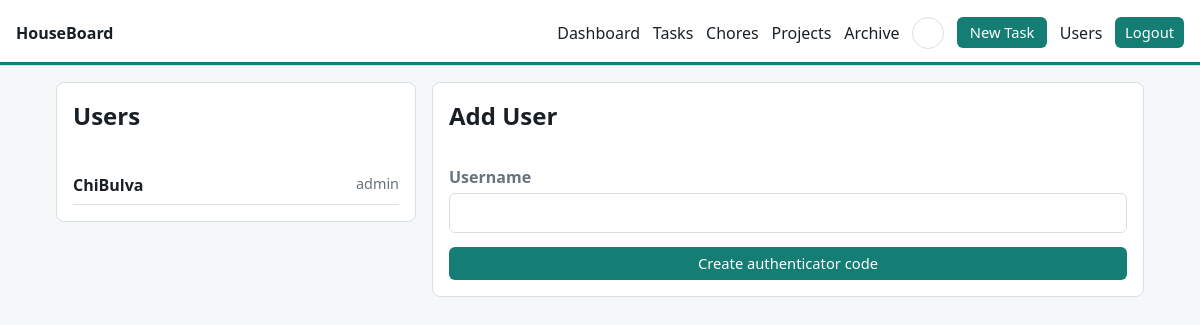
Page /users (signed in) on the earlier database version.
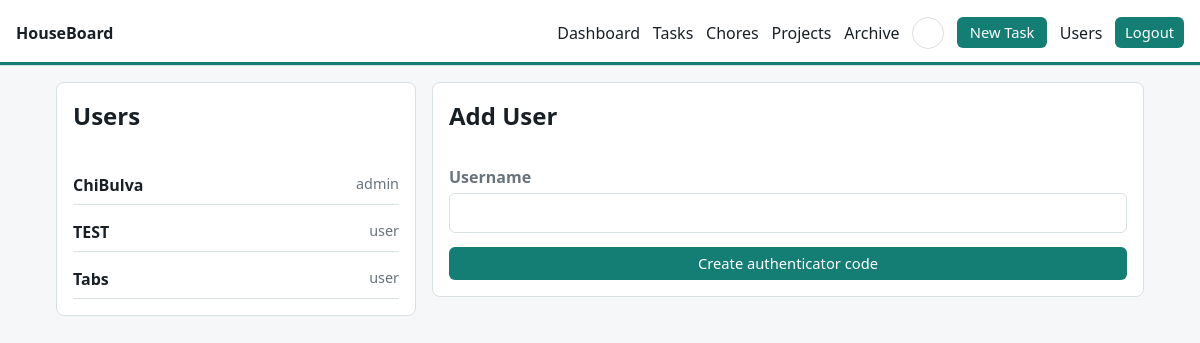
Same page on the later database version.
### app/models.py (models this page shows)
class User(Base):
    __tablename__ = "users"
    id: Mapped[int] = mapped_column(Integer, primary_key=True)
    username: Mapped[str] = mapped_column(String(80), unique=True, index=True)
    totp_secret: Mapped[str] = mapped_column(String(64))
    role: Mapped[str] = mapped_column(String(20), default="user")
    active: Mapped[bool] = mapped_column(Boolean, default=True)
    created_at: Mapped[datetime] = mapped_column(DateTime(timezone=True), default=utcnow)
    tasks: Mapped[list["Task"]] = relationship(back_populates="assignee")

### app/main.py (the view)
@app.get("/users", response_class=HTMLResponse)
def users_page(
    request: Request,
    user: User = Depends(require_admin),
    db: Session = Depends(get_db),
):
    users = db.scalars(select(User).order_by(User.username)).all()
    pending = request.session.get("new_user_secret")
    pending_username = request.session.get("new_user_username")
    return render(
        request,
        "users.html",
        {
            "user": user,
            "users": users,
            "pending_username": pending_username,
            "pending_secret": pending,
            "qr": qr_data_uri(provisioning_uri(pending_username, pending))
            if pending and pending_username
            else None,
            "uri": provisioning_uri(pending_username, pending)
            if pending and pending_username
            else None,
            "error": request.session.pop("user_error", None),
        },
    )

### app/templates/users.html (shortened to what this page needs)
{% extends "base.html" %}
{% block content %}
<section class="split">
  <div class="panel stack">
    <h1>Users</h1>
    <ul class="user-list">
      {% for person in users %}
        <li><strong>{{ person.username }}</strong><span>{{ person.role }}</span></li>
      {% endfor %}
    </ul>
  </div>
  <div class="panel stack">
    <h1>Add User</h1>
    {% if not pending_secret %}
      <form method="post" action="/users/start" class="stack">
        <label>Username <input name="username" required></label>
        <button type="submit">Create authenticator code</button>
      </form>
    {% endif %}
  </div>
</section>
{% endblock %}

### app/templates/base.html (shortened to what this page needs)
<!doctype html>
<html lang="en">
  <head>
    <link rel="stylesheet" href="/static/GrayPry_Globals.css">
    <link rel="stylesheet" href="/static/styles.css">
  </head>
  <body data-theme="{{ ui_theme }}"
        style="--row-scale: {{ ui_row_scale }}; --dashboard-col-chores: {{ ui_chores_col }}; --dashboard-col-main: {{ ui_main_col }}; --session-highlight: {{ ui_session_highlight }};">
    {% if user is defined %}
      <header class="topbar">
        <a class="brand" href="/dashboard">{{ app_name }}</a>
        <nav>
          <a href="/dashboard">Dashboard</a>
          <a href="/app">Tasks</a>
          <a href="/chores">Chores</a>
          <a href="/projects">Projects</a>
          <a href="/archive">Archive</a>
          <button class="settings-wheel" type="button" data-settings-open aria-label="Settings" title="Settings">⚙</button>
          <a class="nav-action" href="/tasks/new">New Task</a>
          {% if user.role == "admin" %}<a href="/users">Users</a>{% endif %}
          <form method="post" action="/logout"><button type="submit">Logout</button></form>
        </nav>
      </header>
    {% endif %}
    <main class="{% block main_class %}shell{% endblock %}">
      {% block content %}{% endblock %}
    </main>
  </body>
</html>

### app/static/GrayPry_Globals.css (style rules this page uses)
* { box-sizing: border-box }
body, html { height: 100%; margin: 0; font-family: Arial; }
button { font-family: Consolas,monaco,monospace; }

### app/static/styles.css (style rules this page uses)
:root { color-scheme: light; --bg: #f5f7f8; --panel: #ffffff; --text: #182026; --muted: #68737d; --line: #d9e0e4; --accent: #147d74; --accent-strong: #0f5f59; --danger: #ad3434; --done: #dfeee8; --row-scale: 1; --session-highlight: transparent; --radius-sm: 6px; --radius-md: 8px; --control-font-size: calc(0.92rem * var(--row-scale)); --control-py: calc(0.5rem * var(--row-scale)); --control-px: calc(0.78rem * var(--row-scale)); --control-py-compact: calc(0.4rem * var(--row-scale)); --control-px-compact: calc(0.62rem * var(--row-scale)); --dashboard-col-chores: minmax(250px, 0.65fr); --dashboard-col-main: minmax(520px, 1.55fr); --topbar-height: 66px; --task-row-height: 2.7rem; }
* { box-sizing: border-box; }
body { margin: 0; background: var(--bg); color: var(--text); font-family: system-ui, -apple-system, BlinkMacSystemFont, "Segoe UI", sans-serif; }
a { color: inherit; text-decoration: none; }
button, input, select, textarea { font: inherit; }
button { border: 0; border-radius: var(--radius-sm); background: var(--accent); color: white; padding: var(--control-py) var(--control-px); font-size: var(--control-font-size); line-height: 1.2; cursor: pointer; }
.button-link, .nav-action { display: inline-flex; align-items: center; justify-content: center; border-radius: var(--radius-sm); background: var(--accent); color: #fff; padding: var(--control-py) var(--control-px); font-size: var(--control-font-size); line-height: 1; }
.topbar { display: flex; align-items: center; justify-content: space-between; gap: 1rem; padding: 0.85rem 1rem; background: #ffffff; border-bottom: 1px solid var(--line); box-shadow: inset 0 -3px 0 var(--session-highlight); position: sticky; top: 0; z-index: 2; min-height: var(--topbar-height); height: var(--topbar-height); }
.brand { font-weight: 800; }
.topbar nav { display: flex; align-items: center; gap: 0.8rem; flex-wrap: wrap; }
.settings-wheel { width: 2rem; height: 2rem; display: inline-flex; align-items: center; justify-content: center; border: 1px solid var(--line); border-radius: 999px; background: var(--panel); font-size: 1rem; line-height: 1; cursor: pointer; }
.topbar form { margin: 0; }
.topbar button { padding: var(--control-py-compact) var(--control-px-compact); }
.shell { max-width: 1120px; margin: 0 auto; padding: 1rem; }
.auth-panel, .panel { background: var(--panel); border: 1px solid var(--line); border-radius: var(--radius-md); padding: 1rem; }
.stack { display: grid; gap: 0.85rem; }
label { display: grid; gap: 0.35rem; color: var(--muted); font-weight: 700; }
input, select, textarea { width: 100%; border: 1px solid var(--line); border-radius: var(--radius-sm); padding: var(--control-py) var(--control-px); background: #fff; color: var(--text); }
h1, h2, p { margin-top: 0; }
.split { display: grid; grid-template-columns: minmax(280px, 360px) 1fr; gap: 1rem; align-items: start; }
.meta span, .stats span, .dash-tasks span, .user-list span { color: var(--muted); font-size: 0.9rem; }
.user-list { list-style: none; padding: 0; margin: 0; display: grid; gap: 0.5rem; }
.user-list li { display: flex; justify-content: space-between; border-bottom: 1px solid var(--line); padding: 0.5rem 0; }

Differences in the rows shown:
added User: username "TEST", role "user"
added User: username "Tabs", role "user"
